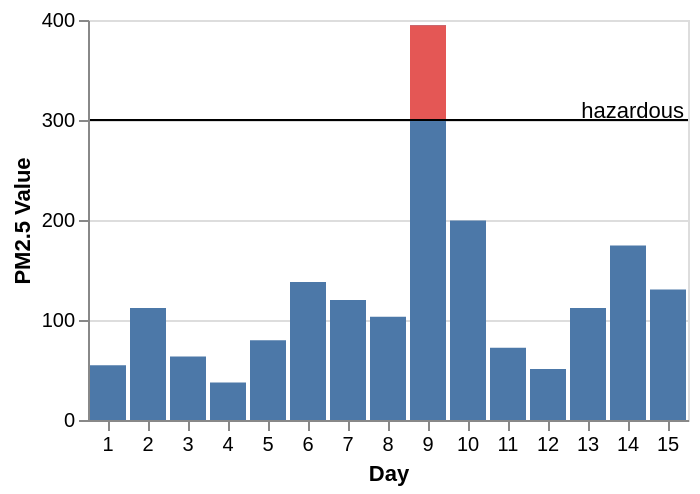

This figure's Vega-Lite source:
### Vega specification from a JSON file in a GitHub repository (floating-point values rounded to 4 significant figures)
{"$schema": "https://vega.github.io/schema/vega/v5.json", "description": "The PM2.5 value of Beijing observed 15 days, highlighting the days when PM2.5 level is hazardous to human health. Data source https://chartaccent.github.io/chartaccent.html", "autosize": "pad", "padding": 5, "height": 200, "style": "cell", "data": [{"name": "source_0", "values": [{"Day": 1, "Value": 54.8}, {"Day": 2, "Value": 112.1}, {"Day": 3, "Value": 63.6}, {"Day": 4, "Value": 37.6}, {"Day": 5, "Value": 79.7}, {"Day": 6, "Value": 137.9}, {"Day": 7, "Value": 120.1}, {"Day": 8, "Value": 103.3}, {"Day": 9, "Value": 394.8}, {"Day": 10, "Value": 199.5}, {"Day": 11, "Value": 72.3}, {"Day": 12, "Value": 51.1}, {"Day": 13, "Value": 112}, {"Day": 14, "Value": 174.5}, {"Day": 15, "Value": 130.5}]}, {"name": "source_1", "values": [{"ThresholdValue": 300, "Threshold": "hazardous"}]}, {"name": "data_1", "source": "source_0", "transform": [{"type": "filter", "expr": "datum[\"Value\"] !== null && !isNaN(datum[\"Value\"])"}]}, {"name": "data_2", "source": "source_0", "transform": [{"type": "filter", "expr": "datum.Value >= 300"}, {"type": "formula", "expr": "300", "as": "baseline"}, {"type": "filter", "expr": "datum[\"baseline\"] !== null && !isNaN(datum[\"baseline\"])"}]}, {"name": "data_4", "source": "source_1", "transform": [{"type": "filter", "expr": "datum[\"ThresholdValue\"] !== null && !isNaN(datum[\"ThresholdValue\"])"}]}, {"name": "data_5", "source": "source_1", "transform": [{"type": "filter", "expr": "datum[\"ThresholdValue\"] !== null && !isNaN(datum[\"ThresholdValue\"])"}]}], "signals": [{"name": "x_step", "value": 20}, {"name": "width", "update": "bandspace(domain('x').length, 0.1, 0.05) * x_step"}], "marks": [{"name": "layer_0_layer_0_marks", "type": "rect", "style": ["bar"], "from": {"data": "data_1"}, "encode": {"update": {"fill": {"value": "#4c78a8"}, "tooltip": {"signal": "{\"Day\": ''+datum[\"Day\"], \"Value\": format(datum[\"Value\"], \"\")}"}, "x": {"scale": "x", "field": "Day"}, "width": {"scale": "x", "band": true}, "y": {"scale": "y", "field": "Value"}, "y2": {"scale": "y", "value": 0}}}}, {"name": "layer_0_layer_1_marks", "type": "rect", "style": ["bar"], "from": {"data": "data_2"}, "encode": {"update": {"fill": {"value": "#e45755"}, "tooltip": {"signal": "{\"Day\": ''+datum[\"Day\"], \"baseline\": format(datum[\"baseline\"], \"\"), \"Value\": format(datum[\"Value\"], \"\")}"}, "x": {"scale": "x", "field": "Day"}, "width": {"scale": "x", "band": true}, "y": {"scale": "y", "field": "baseline"}, "y2": {"scale": "y", "field": "Value"}}}}, {"name": "layer_1_layer_0_marks", "type": "rule", "style": ["rule"], "from": {"data": "data_4"}, "encode": {"update": {"stroke": {"value": "black"}, "tooltip": {"signal": "{\"ThresholdValue\": format(datum[\"ThresholdValue\"], \"\")}"}, "x": {"value": 0}, "y": {"scale": "y", "field": "ThresholdValue"}, "x2": {"field": {"group": "width"}}}}}, {"name": "layer_1_layer_1_marks", "type": "text", "style": ["text"], "from": {"data": "data_5"}, "encode": {"update": {"align": {"value": "right"}, "dx": {"value": -2}, "dy": {"value": -4}, "fill": {"value": "black"}, "tooltip": {"signal": "{\"PM2.5 Value\": format(datum[\"ThresholdValue\"], \"\"), \"Threshold\": ''+datum[\"Threshold\"]}"}, "x": {"field": {"group": "width"}}, "y": {"scale": "y", "field": "ThresholdValue"}, "text": {"signal": "''+datum[\"Threshold\"]"}, "baseline": {"value": "middle"}}}}], "scales": [{"name": "x", "type": "band", "domain": {"fields": [{"data": "data_1", "field": "Day"}, {"data": "data_2", "field": "Day"}], "sort": true}, "range": {"step": {"signal": "x_step"}}, "paddingInner": 0.1, "paddingOuter": 0.05}, {"name": "y", "type": "linear", "domain": {"fields": [{"data": "data_1", "field": "Value"}, {"data": "data_2", "field": "baseline"}, {"data": "data_2", "field": "Value"}, {"data": "data_4", "field": "ThresholdValue"}, {"data": "data_5", "field": "ThresholdValue"}]}, "range": [{"signal": "height"}, 0], "nice": true, "zero": true}], "axes": [{"scale": "x", "orient": "bottom", "grid": false, "title": "Day", "labelAngle": 0, "labelAlign": "center", "labelBaseline": "top", "labelOverlap": true, "zindex": 1}, {"scale": "y", "orient": "left", "grid": false, "title": "PM2.5 Value", "labelOverlap": true, "tickCount": {"signal": "ceil(height/40)"}, "zindex": 1}, {"scale": "y", "orient": "left", "gridScale": "x", "grid": true, "tickCount": {"signal": "ceil(height/40)"}, "domain": false, "labels": false, "maxExtent": 0, "minExtent": 0, "ticks": false, "zindex": 0}]}
